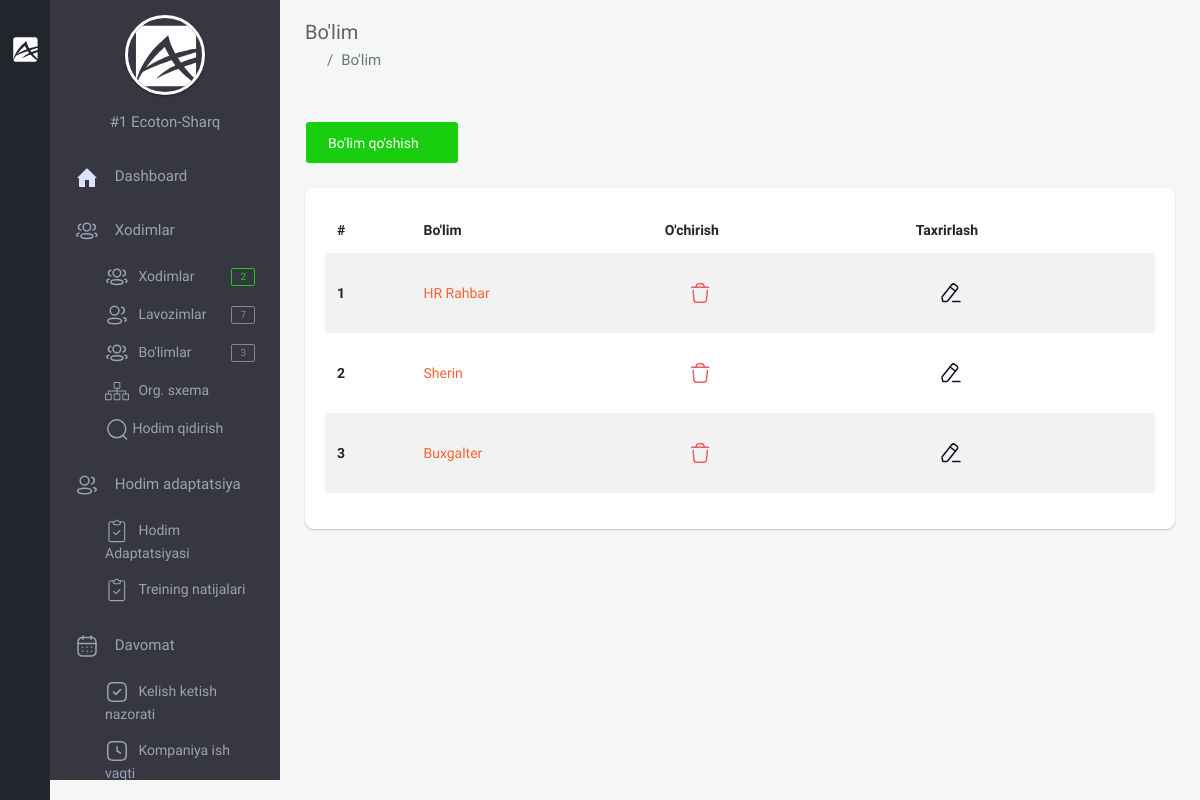
The page /backoffice/department (signed in) on the database as committed earlier.
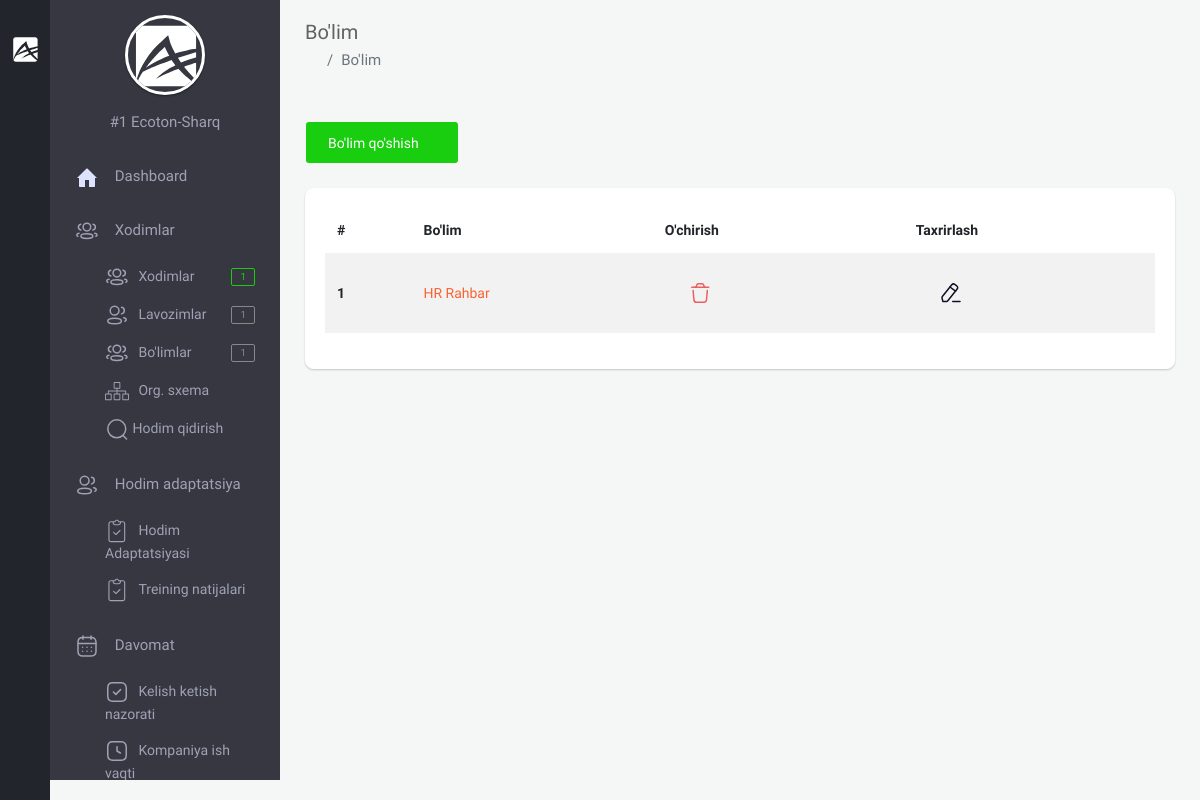
The same page on the database as committed later.
### app/models.py (models this page shows, shortened)
class Department(models.Model):
    name = models.CharField(max_length=255, verbose_name="Bo'lim nomi")
    info = models.CharField(max_length=255, null=True, blank=True, verbose_name="Bo'lim haqida")
    company = models.ForeignKey(Company, on_delete=models.CASCADE, verbose_name='Kompaniya')
    created_at = models.DateTimeField(auto_now_add=True)
    class Meta:
        ordering = ['-created_at']
        verbose_name_plural = "Bo'limlar"

### backoffice/views.py (the view)
# urls.py: path('department', views.DepartmentListView.as_view(), name='department'),
class DepartmentListView(LoginRequiredMixin, generic.ListView):
    template_name = 'backoffice/pages/departments/list.html'
    queryset = models.Department.objects.all()
    def get_context_data(self, *, object_list=None, **kwargs):
        ctx = super(DepartmentListView, self).get_context_data(**kwargs)
        company = self.request.user.company
        ctx['departments'] = models.Department.objects.filter(company=company).order_by('-created_at')
        return ctx

### app/models.py (called while the page is built)
    def __str__(self):
        return f'#{self.id}  {self.name}'

    @property
    def logo_url(self):
        if self.logo and hasattr(self.logo, 'url'):
            return self.logo.url

### backoffice/context_processors.py (called while the page is built)
def staff_amount(request):
    amount_staff = None
    if request.user.is_anonymous == False:
        company = request.user.company
        staff = models.Staff.objects.filter(company=company)
        amount_staff = staff.count()
    return {"amount_staff": amount_staff}

def position_amount(request):
    position_amounts = None
    if request.user.is_anonymous == False:
        company = request.user.company
        position = models.Position.objects.filter(company=company)
        position_amounts = position.count()
    return {
        'position_amounts': position_amounts
    }

def department_amount(request):
    department_amounts = None
    if request.user.is_anonymous == False:
        company = request.user.company
        department = models.Department.objects.filter(company=company)
        department_amounts = department.count()
    return {
        'department_amounts': department_amounts
    }

### templates/backoffice/pages/departments/list.html (shortened to what this page needs)
{% extends 'backoffice/base.html' %}
{% block content %}
    <section class="content">
        <div class="container-fluid">
            <div class="block-header">
                <div class="row clearfix">
                    <div class="col-lg-12 col-md-12 col-sm-12">
                        <h2>Bo'lim</h2>
                        <ul class="breadcrumb padding-0">
                            <li class="breadcrumb-item"><a href="#"><i class="zmdi zmdi-home"></i></a></li>
                            <li class="breadcrumb-item active">Bo'lim</li>
                        </ul>
                    </div>
                </div>
            </div>
            <div class="row clearfix">
                <div class="col-lg-12 col-md-12 col-sm-12">
                    <div class="card">
                        <div class="header">
                            <a href="{% url 'department_create' %}" class="btn btn-success">Bo'lim qo'shish <i
                                    class="zmdi zmdi-plus"></i></a>
                        </div>
                        <div class="body">
                            <table class="table table-borderless table-striped table-hover" id="departments">
                                <thead>
                                <tr>
                                    <th>#</th>
                                    <th>Bo'lim</th>
                                    <th>O'chirish</th>
                                    <th>Taxrirlash</th>
                                </tr>
                                </thead>
                                <tbody>
                                {% for department in departments %}
                                    <tr>
                                        <th scope="row">{{ forloop.counter }}</th>
                                        <td><a href="#" data-toggle="modal"
                                               data-target="#defaultModal{{ department.id }}">
                                            {{ department.name }}
                                        </a></td>
                                        <td>
                                            <a href="javascript:void(0);" data-color="pink"
                                               data-toggle="modal" data-target="#staff-{{ department.id }}"
                                               class="btn btn-neutral waves-effect">
                                            </a>
                                        </td>
                                        <td>
                                            <a href="{% url 'department_update' department.id %}"
                                               class="btn btn-neutral waves-effect">
                                            </a>
                                        </td>
                                    </tr>
                                {% endfor %}
                                </tbody>
                            </table>
                        </div>
                    </div>
                </div>
            </div>
        </div>
    </section>
{% endblock %}

### templates/backoffice/parts/minileftbar.html (shortened to what the changed rows need)
{% load static %}
<aside class="right_menu">
    <div id="leftsidebar" class="sidebar">
        <div class="menu">
            <ul class="list">
                <li>
                    <ul class="ml-menu" style="display: block;">
                        <li>
                                <a href="{% url 'staff' %}" class="waves-effect waves-block">
                                    <span>Xodimlar</span>
                                    <span class="badge badge-success float-right">{{ amount_staff }}</span>
                                </a>
                        </li>
                        <li>
                                <a href="{% url 'position' %}" class="waves-effect waves-block">
                                    <span>Lavozimlar</span>
                                    <span class="badge badge-default float-right">{{ position_amounts }}</span>
                                </a>
                        </li>
                        <li>
                                <a href="{% url 'department' %}" class="waves-effect waves-block">
                                    <span>Bo'limlar</span>
                                    <span class="badge badge-default float-right">{{ department_amounts }}</span>
                                </a>
                        </li>
                    </ul>
                </li>
            </ul>
        </div>
    </div>
</aside>

Rows that differ between the two databases and show on the page:
removed Department: name "Sherin"
removed Department: name "Buxgalter"
Other text that changed with them:
{{ amount_staff }}: "2" → "1"
{{ position_amounts }}: "7" → "1"
{{ department_amounts }}: "3" → "1"
